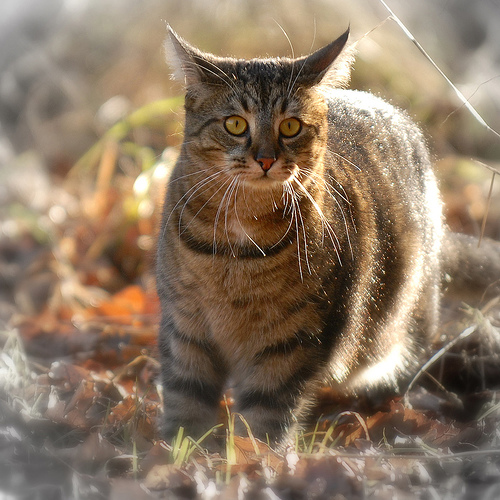
#> input picture cat.png, 500 x 500 px
$ jupyter execute DataAugumentation20190314aa.ipynb
#> lines starting #> are read from the running program, lines starting #| are printed output that depends on the picture
<a href="https://colab.research.google.com/github/matchbou/Tensorflow20-20190314/blob/master/DataAugumentation20190314aa.ipynb" target="_parent"></a>

[cell 1]
#https://qiita.com/cvusk/items/aa628e84e72cdf0a6e77

[cell 2]
import numpy as np
import random
from PIL import Image
from skimage import transform
from skimage import util

[cell 3]
# show upload dialog
from google.colab import files
uploaded = files.upload()
#> the answer given: cat.png

[cell 4]
# load image data
img = Image.open("cat.png")
#> img is the input picture: PIL image 500x500 RGB; mean R, G, B 140.6, 120.5, 99.4
np_img = np.asarray(img)
img

[cell 5]
# horizontal flip
def horizontal_flip(image):
    return image[:, ::-1, :]
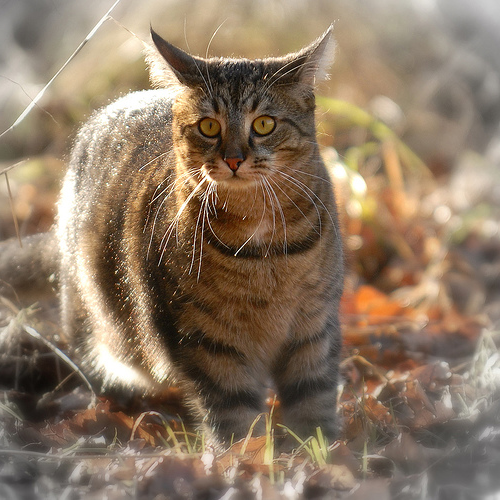
#> returned value: shape (500, 500, 3); mean of channels 0, 1, 2 140.6, 120.5, 99.4; drawn as R, G, B
hf_img = horizontal_flip(np_img)
Image.fromarray(hf_img)

[cell 6]
# rotate
def rotate_image(image):
    return transform.rotate(image, angle=random.randint(-15, 15), resize=False, center=None)
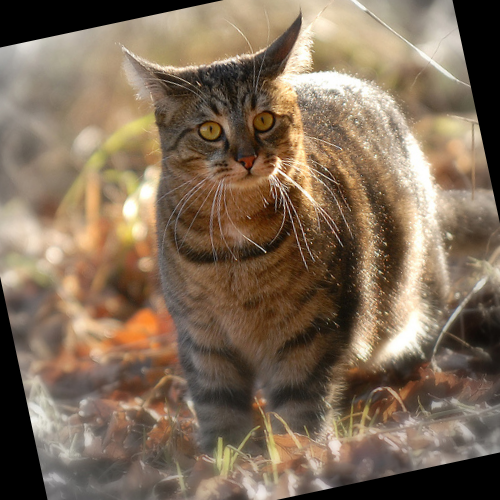
#> returned value: shape (500, 500, 3) float64; mean of channels 0, 1, 2 0.507, 0.43, 0.349; drawn as R, G, B
rt_img = rotate_image(np_img)
Image.fromarray((rt_img*255).astype(np.uint8))

[cell 7]
# add random noise
noise_img = util.random_noise(np_img)
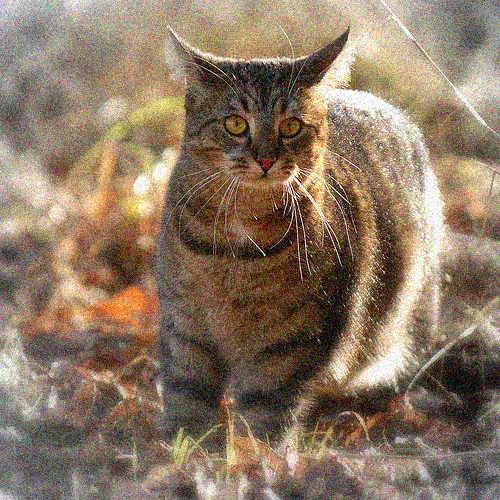
#> noise_img: shape (500, 500, 3) float64; mean R, G, B 0.55, 0.472, 0.391
Image.fromarray((noise_img*255).astype(np.uint8))

[cell 8]
# invert color
inv_img = np.invert(np_img)
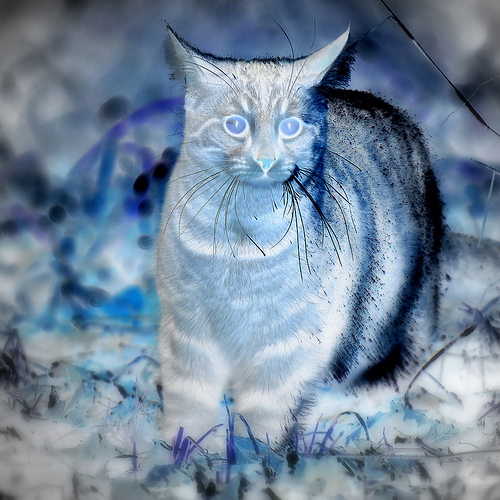
#> inv_img: shape (500, 500, 3); mean R, G, B 114.4, 134.5, 155.6
Image.fromarray(inv_img)
